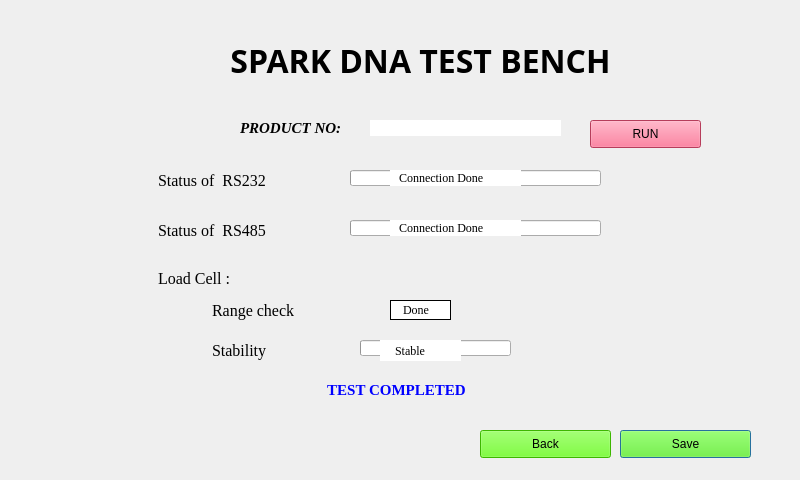
<?xml version="1.0" encoding="UTF-8"?>
<ui version="4.0">
 <class>Dialog</class>
 <widget class="QDialog" name="Dialog">
  <property name="geometry">
   <rect>
    <x>0</x>
    <y>0</y>
    <width>800</width>
    <height>480</height>
   </rect>
  </property>
  <property name="windowTitle">
   <string>Dialog</string>
  </property>
  <property name="styleSheet">
   <string notr="true"/>
  </property>
  <widget class="QLabel" name="label">
   <property name="geometry">
    <rect>
     <x>160</x>
     <y>30</y>
     <width>521</width>
     <height>61</height>
    </rect>
   </property>
   <property name="font">
    <font>
     <family>Microsoft JhengHei</family>
     <pointsize>24</pointsize>
     <weight>75</weight>
     <bold>true</bold>
    </font>
   </property>
   <property name="text">
    <string>SPARK DNA TEST BENCH</string>
   </property>
   <property name="alignment">
    <set>Qt::AlignCenter</set>
   </property>
  </widget>
  <widget class="QPushButton" name="Save">
   <property name="geometry">
    <rect>
     <x>620</x>
     <y>430</y>
     <width>131</width>
     <height>28</height>
    </rect>
   </property>
   <property name="autoFillBackground">
    <bool>false</bool>
   </property>
   <property name="styleSheet">
    <string notr="true">background-color: rgb(85, 255, 0);</string>
   </property>
   <property name="text">
    <string>Save</string>
   </property>
   <property name="checkable">
    <bool>false</bool>
   </property>
  </widget>
  <widget class="QPushButton" name="backbutton">
   <property name="geometry">
    <rect>
     <x>480</x>
     <y>430</y>
     <width>131</width>
     <height>28</height>
    </rect>
   </property>
   <property name="autoFillBackground">
    <bool>false</bool>
   </property>
   <property name="styleSheet">
    <string notr="true">background-color: rgb(85, 255, 0);</string>
   </property>
   <property name="text">
    <string>Back</string>
   </property>
   <property name="checkable">
    <bool>false</bool>
   </property>
  </widget>
  <widget class="QPushButton" name="runbutton">
   <property name="geometry">
    <rect>
     <x>590</x>
     <y>120</y>
     <width>111</width>
     <height>28</height>
    </rect>
   </property>
   <property name="styleSheet">
    <string notr="true">background-color: rgb(255, 85, 127);</string>
   </property>
   <property name="text">
    <string>RUN</string>
   </property>
  </widget>
  <widget class="QProgressBar" name="rs232progressBar">
   <property name="geometry">
    <rect>
     <x>350</x>
     <y>170</y>
     <width>251</width>
     <height>16</height>
    </rect>
   </property>
   <property name="value">
    <number>0</number>
   </property>
  </widget>
  <widget class="QLabel" name="label_2">
   <property name="geometry">
    <rect>
     <x>130</x>
     <y>170</y>
     <width>171</width>
     <height>20</height>
    </rect>
   </property>
   <property name="font">
    <font>
     <family>Times New Roman</family>
     <pointsize>12</pointsize>
    </font>
   </property>
   <property name="styleSheet">
    <string notr="true"/>
   </property>
   <property name="text">
    <string>       Status of  RS232</string>
   </property>
  </widget>
  <widget class="QLabel" name="label_3">
   <property name="geometry">
    <rect>
     <x>130</x>
     <y>220</y>
     <width>171</width>
     <height>20</height>
    </rect>
   </property>
   <property name="font">
    <font>
     <family>Times New Roman</family>
     <pointsize>12</pointsize>
    </font>
   </property>
   <property name="cursor">
    <cursorShape>IBeamCursor</cursorShape>
   </property>
   <property name="styleSheet">
    <string notr="true"/>
   </property>
   <property name="text">
    <string>       Status of  RS485</string>
   </property>
  </widget>
  <widget class="QProgressBar" name="rs485progressBar">
   <property name="geometry">
    <rect>
     <x>350</x>
     <y>220</y>
     <width>251</width>
     <height>16</height>
    </rect>
   </property>
   <property name="value">
    <number>0</number>
   </property>
  </widget>
  <widget class="QLabel" name="resultlabel">
   <property name="geometry">
    <rect>
     <x>390</x>
     <y>300</y>
     <width>61</width>
     <height>20</height>
    </rect>
   </property>
   <property name="font">
    <font>
     <family>Times New Roman</family>
     <pointsize>9</pointsize>
    </font>
   </property>
   <property name="styleSheet">
    <string notr="true">background-color: rgb(255, 255, 255);</string>
   </property>
   <property name="frameShape">
    <enum>QFrame::Box</enum>
   </property>
   <property name="text">
    <string>   Done</string>
   </property>
  </widget>
  <widget class="QLabel" name="rs232complelabel">
   <property name="geometry">
    <rect>
     <x>390</x>
     <y>170</y>
     <width>131</width>
     <height>16</height>
    </rect>
   </property>
   <property name="font">
    <font>
     <family>Times New Roman</family>
     <pointsize>9</pointsize>
    </font>
   </property>
   <property name="styleSheet">
    <string notr="true">background-color: rgb(255, 255, 255);</string>
   </property>
   <property name="text">
    <string>   Connection Done</string>
   </property>
  </widget>
  <widget class="QLabel" name="rs485complelabel">
   <property name="geometry">
    <rect>
     <x>390</x>
     <y>220</y>
     <width>131</width>
     <height>16</height>
    </rect>
   </property>
   <property name="font">
    <font>
     <family>Times New Roman</family>
     <pointsize>9</pointsize>
    </font>
   </property>
   <property name="mouseTracking">
    <bool>false</bool>
   </property>
   <property name="styleSheet">
    <string notr="true">background-color: rgb(255, 255, 255);</string>
   </property>
   <property name="text">
    <string>   Connection Done</string>
   </property>
  </widget>
  <widget class="QProgressBar" name="stabilityprogressBar">
   <property name="geometry">
    <rect>
     <x>360</x>
     <y>340</y>
     <width>151</width>
     <height>16</height>
    </rect>
   </property>
   <property name="value">
    <number>0</number>
   </property>
  </widget>
  <widget class="QLabel" name="stablecomplelabel">
   <property name="geometry">
    <rect>
     <x>380</x>
     <y>340</y>
     <width>81</width>
     <height>21</height>
    </rect>
   </property>
   <property name="font">
    <font>
     <family>Times New Roman</family>
     <pointsize>9</pointsize>
    </font>
   </property>
   <property name="mouseTracking">
    <bool>false</bool>
   </property>
   <property name="styleSheet">
    <string notr="true">background-color: rgb(255, 255, 255);</string>
   </property>
   <property name="text">
    <string>     Stable</string>
   </property>
  </widget>
  <widget class="QLabel" name="label_4">
   <property name="geometry">
    <rect>
     <x>130</x>
     <y>270</y>
     <width>141</width>
     <height>16</height>
    </rect>
   </property>
   <property name="font">
    <font>
     <family>Times New Roman</family>
     <pointsize>12</pointsize>
    </font>
   </property>
   <property name="text">
    <string>       Load Cell :</string>
   </property>
  </widget>
  <widget class="QLabel" name="label_5">
   <property name="geometry">
    <rect>
     <x>200</x>
     <y>300</y>
     <width>121</width>
     <height>21</height>
    </rect>
   </property>
   <property name="font">
    <font>
     <family>Times New Roman</family>
     <pointsize>12</pointsize>
    </font>
   </property>
   <property name="text">
    <string>   Range check</string>
   </property>
  </widget>
  <widget class="QLabel" name="label_6">
   <property name="geometry">
    <rect>
     <x>200</x>
     <y>340</y>
     <width>111</width>
     <height>21</height>
    </rect>
   </property>
   <property name="font">
    <font>
     <family>Times New Roman</family>
     <pointsize>12</pointsize>
    </font>
   </property>
   <property name="text">
    <string>   Stability </string>
   </property>
  </widget>
  <widget class="QLabel" name="label_7">
   <property name="geometry">
    <rect>
     <x>240</x>
     <y>120</y>
     <width>131</width>
     <height>16</height>
    </rect>
   </property>
   <property name="font">
    <font>
     <family>Times New Roman</family>
     <pointsize>11</pointsize>
     <weight>75</weight>
     <italic>true</italic>
     <bold>true</bold>
    </font>
   </property>
   <property name="text">
    <string>PRODUCT NO:</string>
   </property>
  </widget>
  <widget class="QLabel" name="serialnumber">
   <property name="geometry">
    <rect>
     <x>400</x>
     <y>120</y>
     <width>141</width>
     <height>21</height>
    </rect>
   </property>
   <property name="font">
    <font>
     <family>Times New Roman</family>
     <pointsize>10</pointsize>
     <weight>75</weight>
     <italic>true</italic>
     <bold>true</bold>
    </font>
   </property>
   <property name="mouseTracking">
    <bool>false</bool>
   </property>
   <property name="styleSheet">
    <string notr="true"/>
   </property>
   <property name="text">
    <string/>
   </property>
  </widget>
  <widget class="QLabel" name="productlineEdit">
   <property name="geometry">
    <rect>
     <x>370</x>
     <y>120</y>
     <width>191</width>
     <height>16</height>
    </rect>
   </property>
   <property name="styleSheet">
    <string notr="true">background-color: rgb(255, 255, 255);</string>
   </property>
   <property name="text">
    <string/>
   </property>
  </widget>
  <widget class="QLabel" name="testinprogresslabel">
   <property name="geometry">
    <rect>
     <x>320</x>
     <y>380</y>
     <width>301</width>
     <height>20</height>
    </rect>
   </property>
   <property name="font">
    <font>
     <family>Times New Roman</family>
     <pointsize>11</pointsize>
     <weight>75</weight>
     <bold>true</bold>
    </font>
   </property>
   <property name="styleSheet">
    <string notr="true">color: rgb(0, 0, 255);</string>
   </property>
   <property name="text">
    <string>  TEST COMPLETED</string>
   </property>
  </widget>
  <zorder>label</zorder>
  <zorder>Save</zorder>
  <zorder>backbutton</zorder>
  <zorder>runbutton</zorder>
  <zorder>rs232progressBar</zorder>
  <zorder>label_2</zorder>
  <zorder>label_3</zorder>
  <zorder>rs485progressBar</zorder>
  <zorder>resultlabel</zorder>
  <zorder>rs232complelabel</zorder>
  <zorder>rs485complelabel</zorder>
  <zorder>label_4</zorder>
  <zorder>label_5</zorder>
  <zorder>label_6</zorder>
  <zorder>label_7</zorder>
  <zorder>serialnumber</zorder>
  <zorder>productlineEdit</zorder>
  <zorder>testinprogresslabel</zorder>
  <zorder>stabilityprogressBar</zorder>
  <zorder>stablecomplelabel</zorder>
 </widget>
 <resources>
  <include location="download.qrc"/>
  <include location="hmi2.qrc"/>
  <include location="hmi.qrc"/>
 </resources>
 <connections/>
 <designerdata>
  <property name="gridDeltaX">
   <number>10</number>
  </property>
  <property name="gridDeltaY">
   <number>10</number>
  </property>
  <property name="gridSnapX">
   <bool>true</bool>
  </property>
  <property name="gridSnapY">
   <bool>true</bool>
  </property>
  <property name="gridVisible">
   <bool>true</bool>
  </property>
 </designerdata>
</ui>
